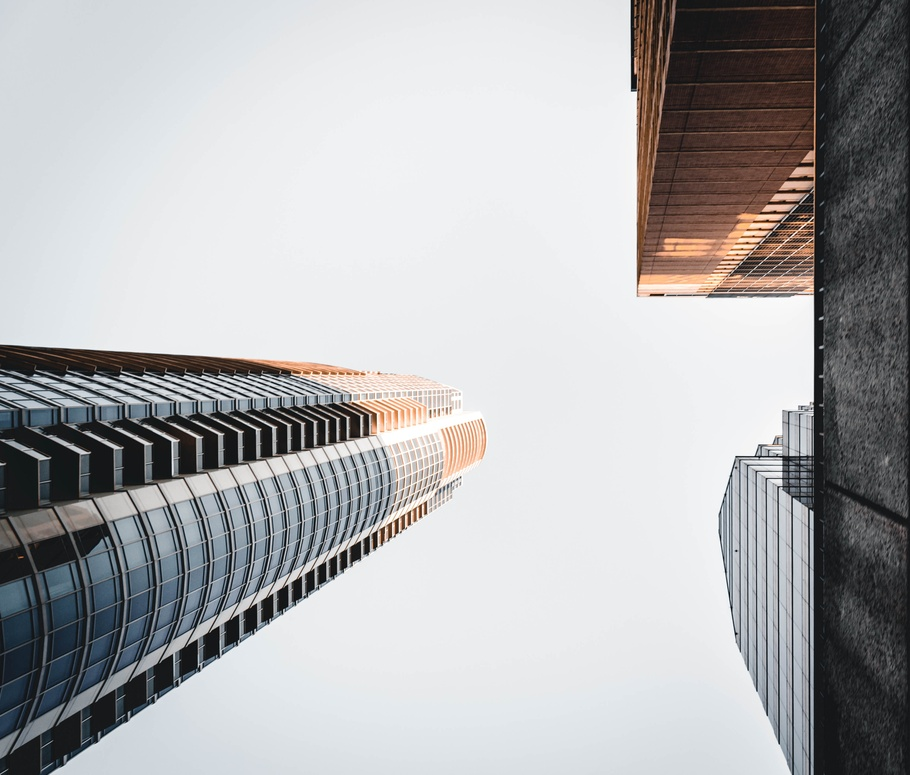
#> input picture practice/images/ocvl2img.jpg, 910 x 775 px, shrunk from 3928 x 3345 before the run
$ python ocvl2.py
#> lines starting #> are read from the running program, lines starting #| are printed output that depends on the picture
import numpy as np
import cv2

# PART 1 #

# Read an Image with No Flags (1)
img1 = cv2.imread('./images/ocvl2img.jpg')
#> img1 is the input picture: shape (775, 910, 3); mean B, G, R 177.7, 176.1, 176
# print(img1)

# Read an Image with Flag 2 (0)
img0 = cv2.imread('./images/ocvl2img.jpg', 0)
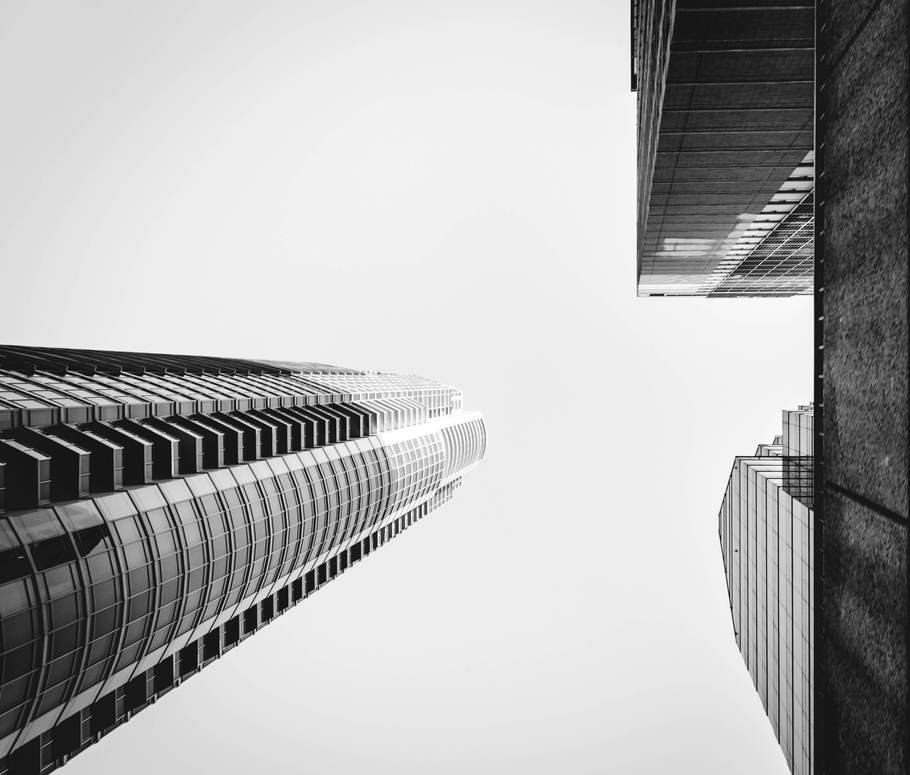
#> img0: shape (775, 910); min 0, max 255, mean 176.3
# print(img0)

# Read an Image with Flag 3 (-1)
img01 = cv2.imread('./images/ocvl2img.jpg', -1)
# print(img01)


# PART 2 #

# Open up the image in a window

'''
cv2.imshow('image', img01)
cv2.waitKey(0)
cv2.destroyAllWindows()
'''

# Open up the image in a reasonable window

'''
cv2.namedWindow('image0', cv2.WINDOW_NORMAL)
cv2.namedWindow('image01', cv2.WINDOW_NORMAL)
cv2.namedWindow('image1', cv2.WINDOW_NORMAL)
cv2.imshow('image0', img0)
cv2.imshow('image01', img01)
cv2.imshow('image1', img1)
cv2.waitKey(0)
cv2.destroyAllWindows()
'''

# Litle function to open and save

cv2.namedWindow('image', cv2.WINDOW_NORMAL)
cv2.imshow('image', img1)
k = cv2.waitKey(0)
#> (key Esc is pressed here)

# We can choose what key in particular

if k == 27:
    cv2.destroyAllWindows()
elif k == ord('s'):
    cv2.imwrite('./images/ocvl2imgS.jpg', img1)
    cv2.destroyAllWindows()
